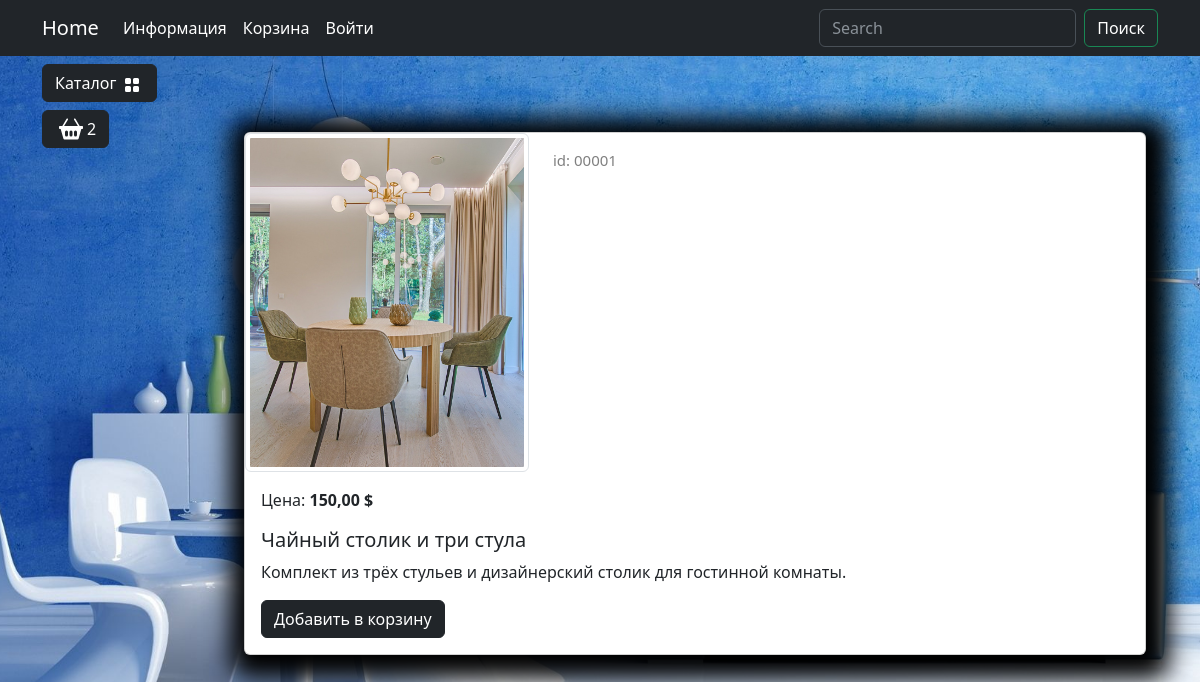
The page /catalog/product/chajnyj-stolik-i-tri-stula/ on the database as committed earlier.
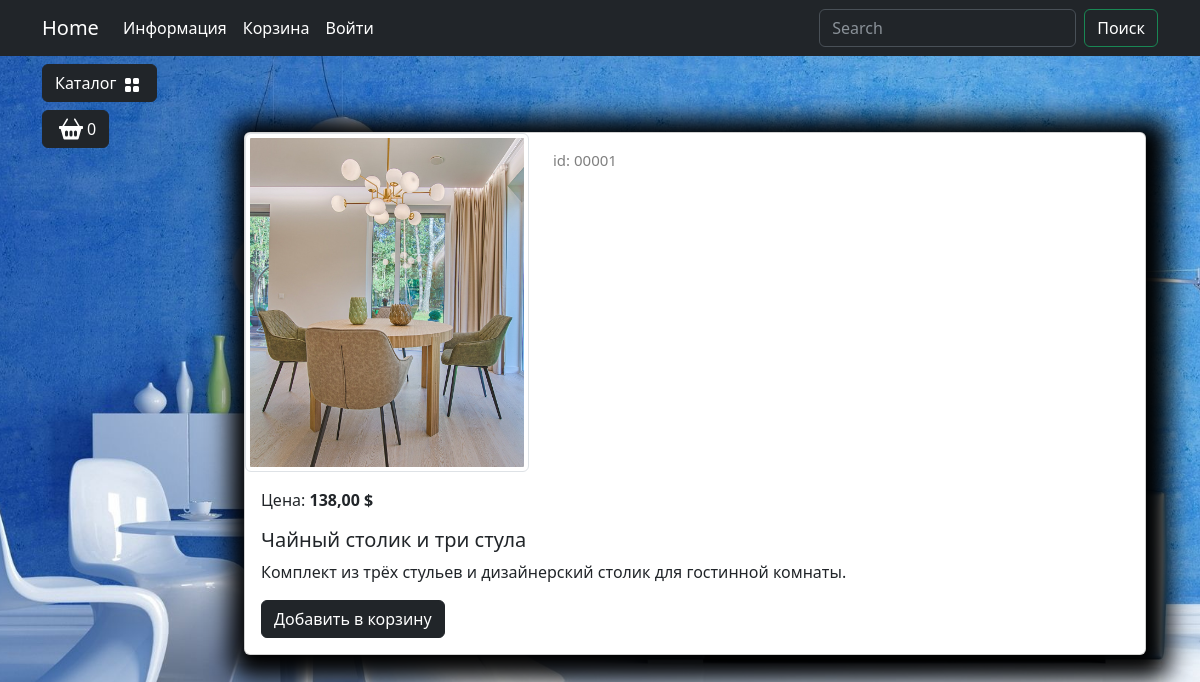
The same page on the database as committed later.
### carts/models.py (models this page shows, shortened)
class Cart(models.Model):
    user = models.ForeignKey(to=User, on_delete=models.CASCADE, blank=True, null=True, verbose_name='Пользователь')
    product = models.ForeignKey(to=Products, on_delete=models.CASCADE, verbose_name='Товар')
    quantity = models.PositiveSmallIntegerField(default=0, verbose_name='Количество')
    session_key = models.CharField(max_length=32, blank=True, null=True)
    created_timestamp = models.DateTimeField (auto_now_add=True, verbose_name='Дата обновления')
    class Meta:
        db_table = 'cart'
        verbose_name = "Корзина"
        verbose_name_plural = "Корзина"
    objects = CartQueryset().as_manager()
    def products_price(self):
        return round(self.product.sell_price() * self.quantity, 2)

### goods/models.py (models this page shows, shortened)
class Products(models.Model):
    name = models.CharField(max_length=150, unique=True, verbose_name='Название')
    slug = models.SlugField(max_length=200, unique=True, blank=True, null=True, verbose_name='URL')
    description = models.TextField(blank=True, null=True, verbose_name='Описание')
    image = models.ImageField(upload_to='goods_images', blank=True, null=True, verbose_name='Изображение')
    price = models.DecimalField(default=0.00, max_digits=7, decimal_places=2, verbose_name='Цена')
    discount = models.DecimalField(default=0.00, max_digits=4, decimal_places=2, verbose_name='Скидка в %')
    quantity = models.PositiveIntegerField(default=0, verbose_name='Количество')
    category = models.ForeignKey(to=Categories, on_delete=models.CASCADE, verbose_name='Категория')
    class Meta:
        db_table = 'product'
        verbose_name = 'Продукт'
        verbose_name_plural = 'Продукты'
        ordering = ('id',)
    def display_id(self):
        return f"{self.id:05}"
    def sell_price(self):
        if self.discount:
            return round(self.price - self.price*self.discount/100, 2)
        return self.price

### goods/views.py (the view)
# urls.py: path('product/<slug:product_slug>/', views.product, name='product'),
def product(request, product_slug):
    product = Products.objects.get(slug=product_slug)
    context = {"product": product}
    return render(request, "goods/product.html", context=context)

### carts/models.py (called while the page is built)
    def total_price(self):
        return sum(cart.products_price() for cart in self)

    def total_quantity(self):
        if self:
            return sum(cart.quantity for cart in self)
        return 0

### carts/templatetags/carts_tags.py (called while the page is built)
@register.simple_tag()
def user_carts(request):
    return get_user_carts(request)

### carts/utils.py (called while the page is built)
def get_user_carts(request):
    if request.user.is_authenticated:
        return Cart.objects.filter(user=request.user).select_related('product')
    if not request.session.session_key:
        request.session.create()
    return Cart.objects.filter(session_key=request.session.session_key).select_related('product')

### goods/templatetags/goods_tags.py (called while the page is built)
@register.simple_tag()
def tag_categories():
    return Categories.objects.all()

### goods/templates/goods/product.html (shortened to what this page needs)
{% extends "base.html" %}
{% load static %}
{% block modal_cart %}
{% include "includes/cart_button.html" %}
{% endblock %}
{% block content %}
    <div class="container mt-5">
        <div class="card mb-4 custom-shadow">
            <div class="row">
                <div class="col-md-4">
                    <img src="{{ product.image.url }}"
                        class="img-thumbnail" data-bs-toggle="modal" data-bs-target="#imageModal1">
                </div>
                <div class="col-md-4 ">
                    <p class="product_id mt-3">id: {{ product.display_id }}</p>
                </div>
            </div>
            <div class="card-body">
                <p class="card-text">Цена: <strong>{{ product.sell_price }} $</strong></p>
                <h5 class="card-title">{{ product.name }}</h5>
                <p class="card-text">{{ product.description }}</p>
                <a href="{% url 'cart:cart_add' %}" class="btn btn-dark add-to-cart"
                data-product-id='{{ product.id }}'>
                Добавить в корзину</a>
            </div>
        </div>
    </div>
{% endblock %}

### templates/includes/cart_button.html (shortened to what this page needs)
{% load static %}
{% load carts_tags %}
{% user_carts request as carts %}
<div>
    <button type="button" class="btn btn-dark btn-secondary d-flex" id="modalButton"
        aria-expanded="false">
        <img class="mx-1" src="{% static 'deps/icons/basket2-fill.svg' %}" alt="Catalog Icon" width="24"
            height="24">
        <span id="goods-in-cart-count">{{ carts.total_quantity }}</span>
    </button>
</div>

Rows that differ between the two databases and show on the page:
removed Cart: total_quantity "2"
changed Products "Чайный столик и три стула": sell_price "150,00" → "138,00"
Other text that changed with them:
{{ carts.total_quantity }}: (not shown) → "0"
